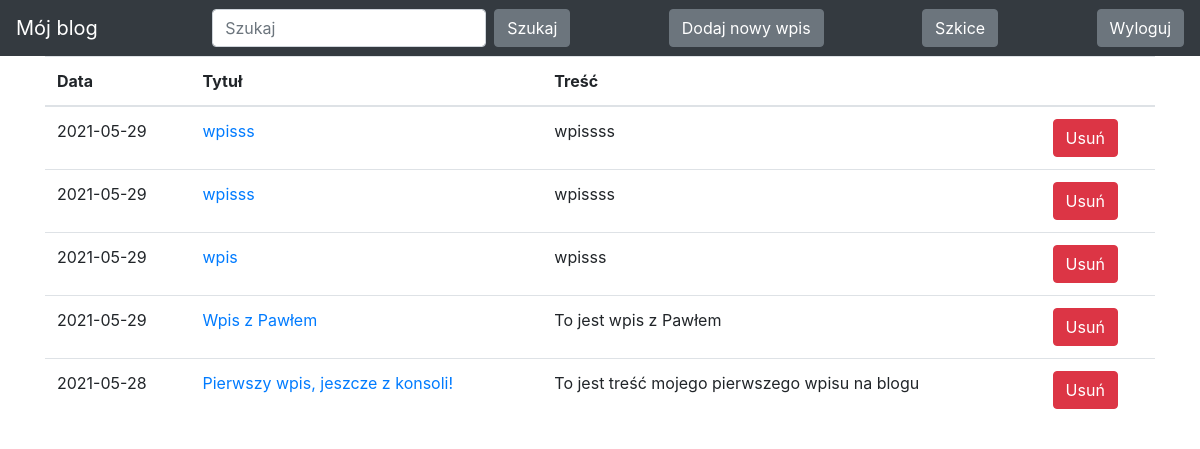
Page /drafts/ (signed in) on the committed database.
### blog/models.py (models this page shows)
class Entry(db.Model):
    id = db.Column(db.Integer, primary_key=True)
    title = db.Column(db.String(80), nullable=False)
    body = db.Column(db.Text, nullable=False)
    pub_date = db.Column(db.DateTime, nullable=False,
                         default=datetime.datetime.utcnow)
    is_published = db.Column(db.Boolean, default=False)

### blog/routes.py (the view)
@app.route('/drafts/', methods=['GET'])
@login_required
def list_drafts():
    drafts = Entry.query.filter_by(is_published=False).order_by(Entry.pub_date.desc())
    return render_template("drafts.html", drafts=drafts)

### blog/routes.py (called while the page is built)
def login_required(view_func):
    @functools.wraps(view_func)
    def check_permissions(*args, **kwargs):
        if session.get('logged_in'):
            return view_func(*args, **kwargs)
        return redirect(url_for('login', next=request.path))
    return check_permissions

### blog/templates/drafts.html (shortened to what this page needs)
<!DOCTYPE html>
<html lang="en">
{% extends "base.html" %}
{% block content %}
<table class="table">
  <thead>
    <tr>
      <th scope="col">Data</th>
      <th scope="col">Tytuł</th>
      <th scope="col">Treść</th>
      <th scope="col"></th>
    </tr>
  </thead>
    <tbody>
  {% for post in drafts %}
    <tr>
       <td>
           {{ post.pub_date.strftime('%Y-%m-%d') }}
       </td>
       <td>
           <a href="{{ url_for('edit_entry', entry_id=post.id) }}">
               {{ post.title }}
           </a>
       </td>
       <td>{{ post.body|truncate(100, true) }}</td>
        <td>
            <button class="btn btn-danger my-2 my-sm-0" type="submit"><a href="{{ url_for('delete_entry', entry_id=post.id) }}" style="text-decoration: none; color: white">Usuń</a></button>
        </td>
     </tr>
     {% endfor %}
   </tbody>
 </table>
{% endblock %}

### rows in the picture
Entry: pub_date "2021-05-29", title "wpisss", body "wpissss"
Entry: pub_date "2021-05-29", title "wpisss", body "wpissss"
Entry: pub_date "2021-05-29", title "wpis", body "wpisss"
Entry: pub_date "2021-05-29", title "Wpis z Pawłem", body "To jest wpis z Pawłem"
Entry: pub_date "2021-05-28", title "Pierwszy wpis, jeszcze z konsoli!", body "To jest treść mojego pierwszego wpisu na blogu"
